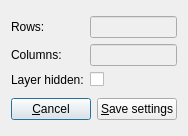
<ui version="4.0" >
 <class>SEdtLayerDlgClass</class>
 <widget class="QDialog" name="SEdtLayerDlgClass" >
  <property name="geometry" >
   <rect>
    <x>0</x>
    <y>0</y>
    <width>188</width>
    <height>136</height>
   </rect>
  </property>
  <property name="windowTitle" >
   <string>SEdtLayerDlg</string>
  </property>
  <layout class="QVBoxLayout" name="verticalLayout" >
   <item>
    <layout class="QGridLayout" name="gridLayout" >
     <item row="0" column="0" >
      <widget class="QLabel" name="label" >
       <property name="text" >
        <string>Rows:</string>
       </property>
      </widget>
     </item>
     <item row="0" column="1" >
      <widget class="QLineEdit" name="textRows" >
       <property name="enabled" >
        <bool>false</bool>
       </property>
      </widget>
     </item>
     <item row="1" column="0" >
      <widget class="QLabel" name="label_2" >
       <property name="text" >
        <string>Columns:</string>
       </property>
      </widget>
     </item>
     <item row="1" column="1" >
      <widget class="QLineEdit" name="textCols" >
       <property name="enabled" >
        <bool>false</bool>
       </property>
      </widget>
     </item>
     <item row="2" column="0" >
      <widget class="QLabel" name="label_3" >
       <property name="text" >
        <string>Layer hidden:</string>
       </property>
      </widget>
     </item>
     <item row="2" column="1" >
      <widget class="QCheckBox" name="hiddenBox" >
       <property name="text" >
        <string/>
       </property>
      </widget>
     </item>
    </layout>
   </item>
   <item>
    <layout class="QHBoxLayout" name="horizontalLayout" >
     <item>
      <widget class="QPushButton" name="cancelButton" >
       <property name="text" >
        <string>&amp;Cancel</string>
       </property>
      </widget>
     </item>
     <item>
      <widget class="QPushButton" name="saveButton" >
       <property name="text" >
        <string>&amp;Save settings</string>
       </property>
      </widget>
     </item>
    </layout>
   </item>
  </layout>
 </widget>
 <layoutdefault spacing="6" margin="11" />
 <resources/>
 <connections/>
</ui>
